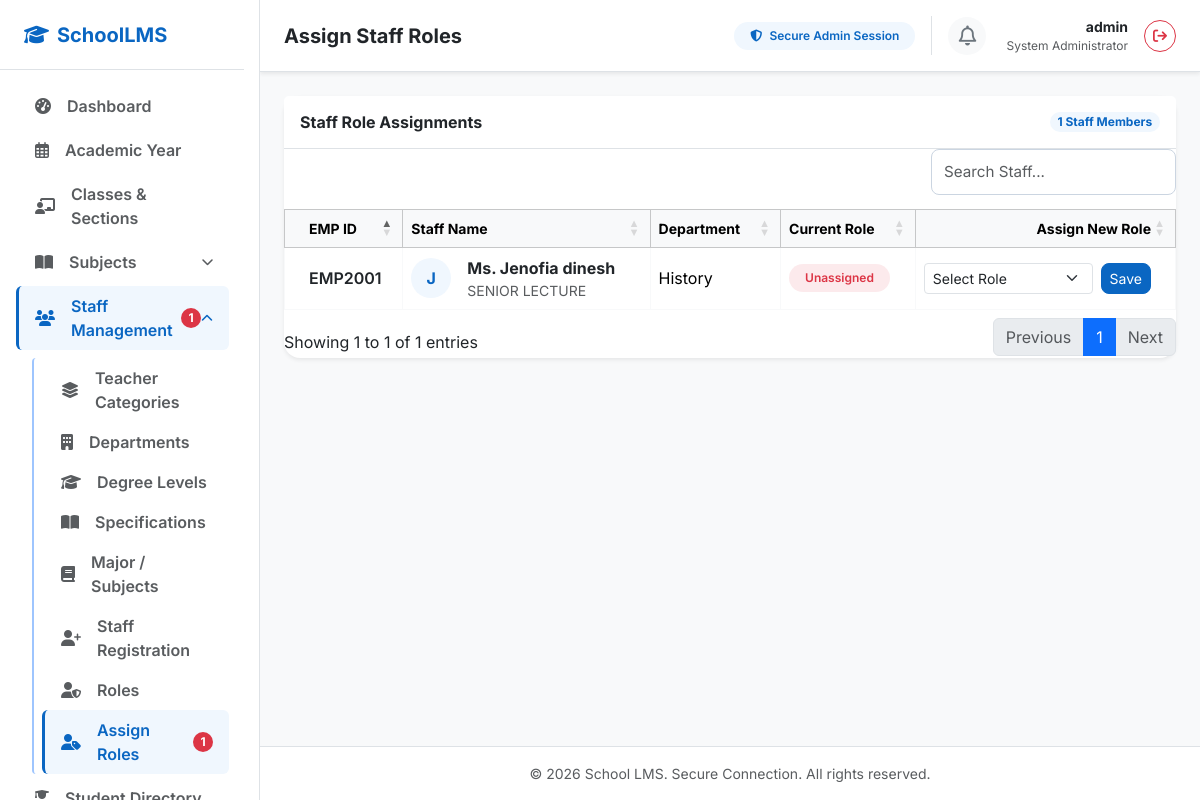
The page /admin/assign_role (signed in) on the database its author committed.
### app.py (models this page shows, shortened)
class Staff(db.Model):
    __tablename__ = 'staff'
    staff_id = db.Column(db.Integer, primary_key=True)
    employee_id = db.Column(db.String(50), unique=True, nullable=False)
    first_name = db.Column(db.String(100), nullable=False)
    last_name = db.Column(db.String(100), nullable=True)
    gender = db.Column(db.String(20), nullable=False)  # Male, Female, Other
    date_of_birth = db.Column(db.Date, nullable=False)
    mobile = db.Column(db.String(20), nullable=False)
    email = db.Column(db.String(100), nullable=False)
    address = db.Column(db.Text, nullable=False)
    teacher_category = db.Column(db.String(50), nullable=True)  # TGT, PGT, PRT, Non-Teaching
    photo = db.Column(db.String(255), nullable=True)
    department_id = db.Column(db.Integer, db.ForeignKey('departments.id'), nullable=False)
    role_id = db.Column(db.Integer, db.ForeignKey('roles.id'), nullable=True)
    designation = db.Column(db.String(100), nullable=False)
    qualifications = db.relationship('StaffQualification', backref='staff', cascade='all, delete-orphan', lazy=True)
    experiences = db.relationship('StaffExperience', backref='staff', cascade='all, delete-orphan', lazy=True)
    experience_level = db.Column(db.String(50), nullable=True)  # Fresher, Experienced
    experience_type = db.Column(db.String(50), nullable=True)   # Industry Experience, Teaching Experience
    experience_years = db.Column(db.Integer, nullable=True)
    previous_work_details = db.Column(db.Text, nullable=True)
    basic_salary = db.Column(db.Numeric(10, 2), nullable=True)
    aadhar_number = db.Column(db.String(20), nullable=True)
    aadhar_document = db.Column(db.String(255), nullable=True)
    account_holder_name = db.Column(db.String(100), nullable=True)
    bank_name = db.Column(db.String(100), nullable=True)
    account_number = db.Column(db.String(50), nullable=True)
    ifsc_code = db.Column(db.String(20), nullable=True)
    bank_document = db.Column(db.String(255), nullable=True)
    joining_date = db.Column(db.Date, nullable=False)
    employment_type = db.Column(db.String(50), nullable=False)  # Permanent, Contract
    status = db.Column(db.String(50), nullable=False, default='Active')  # Active, Inactive, Terminated, Resigned
    date_of_termination = db.Column(db.Date, nullable=True)
    termination_reason = db.Column(db.Text, nullable=True)
    relieving_date = db.Column(db.Date, nullable=True)
    username = db.Column(db.String(100), unique=True, nullable=False)
    password_hash = db.Column(db.String(255), nullable=False)
    last_login = db.Column(db.DateTime, nullable=True)
    created_at = db.Column(db.DateTime, default=datetime.utcnow, nullable=False)
    updated_at = db.Column(db.DateTime, default=datetime.utcnow, onupdate=datetime.utcnow, nullable=False)

class Department(db.Model):
    __tablename__ = 'departments'
    id = db.Column(db.Integer, primary_key=True)
    name = db.Column(db.String(100), unique=True, nullable=False)
    short_form = db.Column(db.String(20), nullable=True)
    staff_members = db.relationship('Staff', backref='department', lazy=True)

### app.py (the view)
@app.route('/admin/assign_role')
def assign_role():
    if not session.get('admin_logged_in'):
        flash("Access denied. Please log in first.", "warning")
        return redirect(url_for('login'))
    staff_members = Staff.query.order_by(Staff.first_name).all()
    roles = Role.query.order_by(Role.name).all()
    return render_template('admin/assign_role.html',
                           staff_members=staff_members,
                           roles=roles,
                           admin_username=session.get('admin_username'))

### templates/admin/assign_role.html (shortened to what this page needs)
{% extends "admin/base.html" %}
{% block header_title %}Assign Staff Roles{% endblock %}
{% block extra_css %}
<link rel="stylesheet" href="https://cdn.datatables.net/1.13.6/css/dataTables.bootstrap5.min.css">
{% endblock %}
{% block content %}
        {% set unassigned_count = 0 %}
        {% for staff in staff_members %}
            {% if not staff.role %}
                {% set unassigned_count = unassigned_count + 1 %}
            {% endif %}
        {% endfor %}
<div class="card border-0 shadow-sm rounded-4 bg-white">
    <div class="card-header bg-white border-bottom py-3 d-flex justify-content-between align-items-center">
        <h6 class="fw-bold text-dark mb-0">Staff Role Assignments</h6>
        <span class="badge bg-blue-light text-blue-primary rounded-pill">{{ staff_members|length }} Staff Members</span>
    </div>
    <div class="card-body p-0">
        <div class="table-responsive">
            <table id="assignRoleTable" class="table table-bordered table-hover align-middle mb-0 w-100">
                <thead class="table-light text-muted fw-semibold small">
                    <tr>
                        <th class="ps-4">EMP ID</th>
                        <th class="">Staff Name</th>
                        <th class="">Department</th>
                        <th class="">Current Role</th>
                        <th class=" text-end pe-4">Assign New Role</th>
                    </tr>
                </thead>
                <tbody class="">
                    {% if staff_members %}
                        {% for staff in staff_members %}
                            <tr class="border-bottom border-light">
                                <td class="ps-4 fw-semibold text-dark">{{ staff.employee_id }}</td>
                                <td>
                                    <div class="d-flex align-items-center">
                                        {% if staff.photo %}
                                            <img src="{{ url_for('static', filename='uploads/staff/' + staff.photo) }}" alt="Photo" class="rounded-circle me-3 border" style="width: 40px; height: 40px; object-fit: cover;">
                                        {% else %}
                                            <div class="rounded-circle me-3 d-flex align-items-center justify-content-center bg-blue-light text-blue-primary fw-bold" style="width: 40px; height: 40px;">
                                                {{ staff.first_name[0] }}
                                            </div>
                                        {% endif %}
                                        <div>
                                            <div class="fw-bold text-dark">{% if staff.gender == 'Male' %}Mr. {% elif staff.gender == 'Female' %}Ms. {% endif %}{{ staff.first_name }} {{ staff.last_name or '' }}</div>
                                            <div class="small text-muted">{{ staff.designation }}</div>
                                        </div>
                                    </div>
                                </td>
                                <td>{{ staff.department.name }}</td>
                                <td>
                                    {% if staff.role %}
                                        <span class="badge bg-success bg-opacity-10 text-success rounded-pill px-3 py-2 fw-semibold">
                                            {{ staff.role.name }}
                                        </span>
                                    {% else %}
                                        <span class="badge bg-danger bg-opacity-10 text-danger rounded-pill px-3 py-2 fw-semibold">
                                            Unassigned
                                        </span>
                                    {% endif %}
                                </td>
                                <td class="text-end pe-4">
                                    <form method="POST" action="{{ url_for('assign_role_post', staff_id=staff.staff_id) }}" class="d-flex align-items-center justify-content-end gap-2">
                                        <select name="role_id" class="form-select form-select-sm" style="max-width: 180px;" required>
                                            <option value="" disabled {% if not staff.role_id %}selected{% endif %}>Select Role</option>
                                        </select>
                                        <button type="submit" class="btn btn-sm btn-blue-primary">
                                            Save
                                        </button>
                                    </form>
                                </td>
                            </tr>
                        {% endfor %}
                    {% else %}
                        <tr>
                            <td colspan="5" class="text-center py-4 text-muted">No staff members found.</td>
                        </tr>
                    {% endif %}
                </tbody>
            </table>
        </div>
    </div>
</div>
{% endblock %}

### static/css/style.css (style rules this page uses)
:root { --blue-primary: #0a66c2; --blue-hover: #004182; --blue-dark: #002244; --blue-light: #f0f7fe; --blue-accent: #3b82f6; --bg-light: #f8fafc; --text-dark: #1e293b; --text-muted: #64748b; --success-light: #d1fae5; --success-text: #065f46; --warning-light: #fef3c7; --warning-text: #92400e; --info-light: #e0f2fe; --info-text: #0369a1; }
body { font-family: 'Inter', sans-serif; color: var(--text-dark); background-color: var(--bg-light) !important; }
.text-blue-primary { color: var(--blue-primary) !important; }
.bg-blue-light { background-color: var(--blue-light) !important; }
.btn-blue-primary { background-color: var(--blue-primary); border-color: var(--blue-primary); color: #ffffff; transition: all 0.2s ease-in-out; border-radius: 8px; }

### rows shown on the page
Staff: employee_id "EMP2001", first_name "J", gender "Ms.", first_name "Jenofia", last_name "dinesh", designation "SENIOR LECTURE", department.name "History", role_id "Select Role"

### other values the page prints
{{ unassigned_staff_count }} "1"
{{ admin_username or 'Admin' }} "admin"
{{ staff_members|length }} "1"
